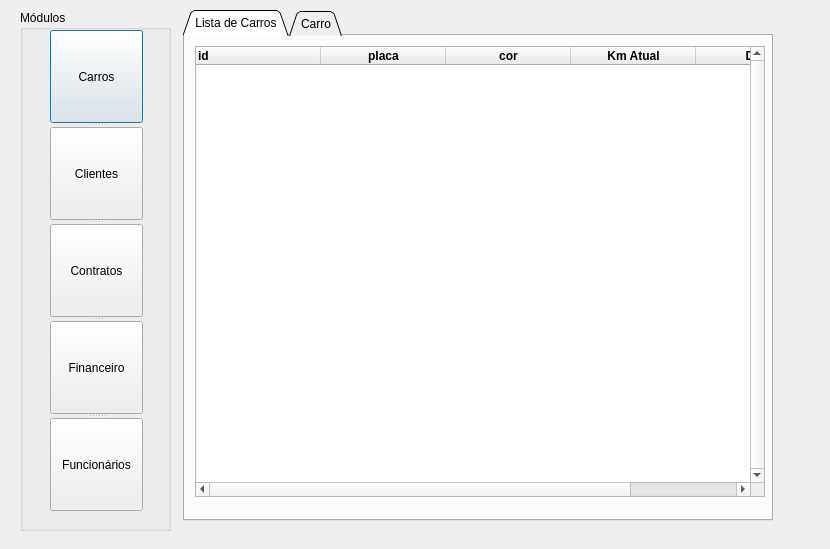
<?xml version="1.0" encoding="UTF-8"?>
<ui version="4.0">
 <class>ModuleSelection</class>
 <widget class="QDialog" name="ModuleSelection">
  <property name="geometry">
   <rect>
    <x>0</x>
    <y>0</y>
    <width>830</width>
    <height>549</height>
   </rect>
  </property>
  <property name="windowTitle">
   <string>Dialog</string>
  </property>
  <widget class="QGroupBox" name="groupBox">
   <property name="geometry">
    <rect>
     <x>20</x>
     <y>10</y>
     <width>151</width>
     <height>521</height>
    </rect>
   </property>
   <property name="title">
    <string>Módulos</string>
   </property>
   <widget class="QSplitter" name="splitter">
    <property name="geometry">
     <rect>
      <x>30</x>
      <y>20</y>
      <width>93</width>
      <height>481</height>
     </rect>
    </property>
    <property name="orientation">
     <enum>Qt::Vertical</enum>
    </property>
    <widget class="QPushButton" name="btn_carros">
     <property name="text">
      <string>Carros</string>
     </property>
    </widget>
    <widget class="QPushButton" name="btn_clientes">
     <property name="text">
      <string>Clientes</string>
     </property>
    </widget>
    <widget class="QPushButton" name="btn_contratos">
     <property name="text">
      <string>Contratos</string>
     </property>
    </widget>
    <widget class="QPushButton" name="btn_financeiro">
     <property name="text">
      <string>Financeiro</string>
     </property>
    </widget>
    <widget class="QPushButton" name="btn_funcionarios">
     <property name="text">
      <string>Funcionários</string>
     </property>
    </widget>
   </widget>
  </widget>
  <widget class="QTabWidget" name="tab_carros">
   <property name="geometry">
    <rect>
     <x>183</x>
     <y>10</y>
     <width>590</width>
     <height>511</height>
    </rect>
   </property>
   <property name="autoFillBackground">
    <bool>true</bool>
   </property>
   <property name="tabShape">
    <enum>QTabWidget::Triangular</enum>
   </property>
   <property name="currentIndex">
    <number>0</number>
   </property>
   <property name="usesScrollButtons">
    <bool>false</bool>
   </property>
   <property name="tabsClosable">
    <bool>false</bool>
   </property>
   <property name="movable">
    <bool>false</bool>
   </property>
   <property name="tabBarAutoHide">
    <bool>true</bool>
   </property>
   <widget class="QWidget" name="tab_carros_lista">
    <attribute name="title">
     <string>Lista de Carros</string>
    </attribute>
    <widget class="QTableWidget" name="tbl_carros">
     <property name="geometry">
      <rect>
       <x>10</x>
       <y>10</y>
       <width>570</width>
       <height>451</height>
      </rect>
     </property>
     <property name="verticalScrollBarPolicy">
      <enum>Qt::ScrollBarAlwaysOn</enum>
     </property>
     <property name="horizontalScrollBarPolicy">
      <enum>Qt::ScrollBarAsNeeded</enum>
     </property>
     <property name="editTriggers">
      <set>QAbstractItemView::NoEditTriggers</set>
     </property>
     <property name="showDropIndicator" stdset="0">
      <bool>false</bool>
     </property>
     <property name="dragDropOverwriteMode">
      <bool>false</bool>
     </property>
     <property name="alternatingRowColors">
      <bool>true</bool>
     </property>
     <property name="selectionMode">
      <enum>QAbstractItemView::SingleSelection</enum>
     </property>
     <property name="selectionBehavior">
      <enum>QAbstractItemView::SelectRows</enum>
     </property>
     <attribute name="horizontalHeaderCascadingSectionResizes">
      <bool>false</bool>
     </attribute>
     <attribute name="horizontalHeaderDefaultSectionSize">
      <number>125</number>
     </attribute>
     <attribute name="horizontalHeaderHighlightSections">
      <bool>false</bool>
     </attribute>
     <attribute name="horizontalHeaderStretchLastSection">
      <bool>true</bool>
     </attribute>
     <attribute name="verticalHeaderVisible">
      <bool>false</bool>
     </attribute>
     <attribute name="verticalHeaderDefaultSectionSize">
      <number>25</number>
     </attribute>
     <attribute name="verticalHeaderHighlightSections">
      <bool>false</bool>
     </attribute>
     <attribute name="verticalHeaderMinimumSectionSize">
      <number>25</number>
     </attribute>
     <column>
      <property name="text">
       <string notr="true">id</string>
      </property>
      <property name="toolTip">
       <string notr="true"/>
      </property>
      <property name="whatsThis">
       <string notr="true"/>
      </property>
      <property name="font">
       <font>
        <weight>75</weight>
        <bold>true</bold>
       </font>
      </property>
      <property name="textAlignment">
       <set>AlignLeading|AlignTop</set>
      </property>
     </column>
     <column>
      <property name="text">
       <string notr="true">placa</string>
      </property>
      <property name="font">
       <font>
        <weight>75</weight>
        <bold>true</bold>
       </font>
      </property>
     </column>
     <column>
      <property name="text">
       <string notr="true">cor</string>
      </property>
      <property name="font">
       <font>
        <weight>75</weight>
        <bold>true</bold>
       </font>
      </property>
     </column>
     <column>
      <property name="text">
       <string>Km Atual</string>
      </property>
      <property name="font">
       <font>
        <weight>75</weight>
        <bold>true</bold>
       </font>
      </property>
     </column>
     <column>
      <property name="text">
       <string>Disp</string>
      </property>
      <property name="font">
       <font>
        <weight>75</weight>
        <bold>true</bold>
       </font>
      </property>
     </column>
    </widget>
   </widget>
   <widget class="QWidget" name="tab_carros_cadastro">
    <attribute name="title">
     <string>Carro</string>
    </attribute>
    <widget class="QGroupBox" name="groupBox_2">
     <property name="geometry">
      <rect>
       <x>20</x>
       <y>20</y>
       <width>241</width>
       <height>151</height>
      </rect>
     </property>
     <property name="title">
      <string>Cadastro</string>
     </property>
     <widget class="QWidget" name="layoutWidget">
      <property name="geometry">
       <rect>
        <x>20</x>
        <y>30</y>
        <width>211</width>
        <height>107</height>
       </rect>
      </property>
      <layout class="QFormLayout" name="formLayout">
       <item row="1" column="0">
        <widget class="QLabel" name="label">
         <property name="text">
          <string>Placa</string>
         </property>
        </widget>
       </item>
       <item row="1" column="1">
        <widget class="QLineEdit" name="txt_carros_placa"/>
       </item>
       <item row="2" column="0">
        <widget class="QLabel" name="label_3">
         <property name="text">
          <string>Cor</string>
         </property>
        </widget>
       </item>
       <item row="2" column="1">
        <widget class="QLineEdit" name="txt_carros_cor"/>
       </item>
       <item row="3" column="0">
        <widget class="QLabel" name="label_2">
         <property name="text">
          <string>Km Aual</string>
         </property>
        </widget>
       </item>
       <item row="3" column="1">
        <widget class="QLineEdit" name="txt_carros_kmatual"/>
       </item>
       <item row="0" column="1">
        <layout class="QHBoxLayout" name="horizontalLayout">
         <item>
          <widget class="QLabel" name="lbl_carros_id">
           <property name="layoutDirection">
            <enum>Qt::RightToLeft</enum>
           </property>
           <property name="text">
            <string>-1</string>
           </property>
          </widget>
         </item>
        </layout>
       </item>
       <item row="0" column="0">
        <widget class="QLabel" name="label_4">
         <property name="text">
          <string>ID</string>
         </property>
        </widget>
       </item>
      </layout>
     </widget>
    </widget>
    <widget class="QTextBrowser" name="textBrowser">
     <property name="geometry">
      <rect>
       <x>10</x>
       <y>380</y>
       <width>421</width>
       <height>91</height>
      </rect>
     </property>
     <property name="html">
      <string>&lt;!DOCTYPE HTML PUBLIC &quot;-//W3C//DTD HTML 4.0//EN&quot; &quot;http://www.w3.org/TR/REC-html40/strict.dtd&quot;&gt;
&lt;html&gt;&lt;head&gt;&lt;meta name=&quot;qrichtext&quot; content=&quot;1&quot; /&gt;&lt;style type=&quot;text/css&quot;&gt;
p, li { white-space: pre-wrap; }
&lt;/style&gt;&lt;/head&gt;&lt;body style=&quot; font-family:'MS Shell Dlg 2'; font-size:7.8pt; font-weight:400; font-style:normal;&quot;&gt;
&lt;p style=&quot; margin-top:0px; margin-bottom:0px; margin-left:0px; margin-right:0px; -qt-block-indent:0; text-indent:0px;&quot;&gt;O Cadastro de Veículos não faz validação de placas ou números, porém para a inclusão é preciso que todos os campos possuam ao menos 2 caracteres.&lt;/p&gt;&lt;/body&gt;&lt;/html&gt;</string>
     </property>
    </widget>
    <widget class="QWidget" name="layoutWidget">
     <property name="geometry">
      <rect>
       <x>280</x>
       <y>50</y>
       <width>221</width>
       <height>100</height>
      </rect>
     </property>
     <layout class="QVBoxLayout" name="verticalLayout">
      <item>
       <widget class="QPushButton" name="btn_carros_cadastro_atualiza">
        <property name="text">
         <string>Atualziar</string>
        </property>
       </widget>
      </item>
      <item>
       <widget class="QPushButton" name="btn_carros_cadastro_novo">
        <property name="text">
         <string>Novo</string>
        </property>
       </widget>
      </item>
      <item>
       <widget class="QPushButton" name="btn_carros_cadastro_exclui">
        <property name="text">
         <string>Exclui</string>
        </property>
       </widget>
      </item>
     </layout>
    </widget>
   </widget>
  </widget>
 </widget>
 <resources/>
 <connections/>
</ui>
